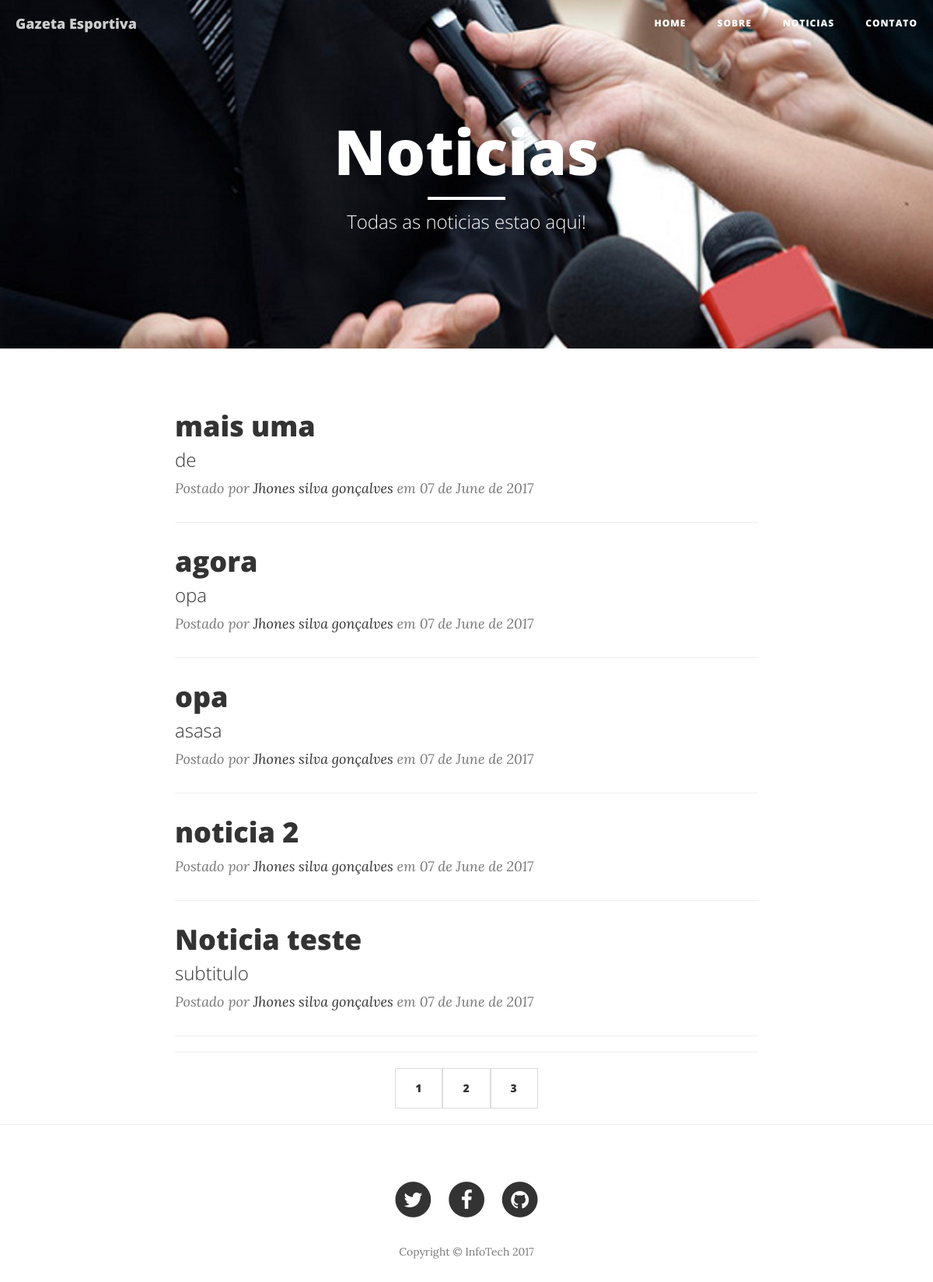
Screenshot of /templates/clean/noticias.php with the database file from the repository.
### tables this page shows
CREATE TABLE `config` (
  `id` int(10) NOT NULL,
  `nome` varchar(150) DEFAULT NULL,
  `base_url` varchar(255) DEFAULT NULL,
  `facebook` varchar(255) DEFAULT NULL,
  `twitter` varchar(255) DEFAULT NULL,
  `linkedin` varchar(255) DEFAULT NULL,
  `nomeDaEmpresa` varchar(255) DEFAULT NULL,
  `sobre` longtext
);

CREATE TABLE `noticias` (
  `id` int(10) NOT NULL,
  `titulo` varchar(150) DEFAULT NULL,
  `subTitulo` varchar(150) DEFAULT NULL,
  `corpo` longtext,
  `data` datetime DEFAULT NULL,
  `nome` varchar(150) DEFAULT NULL
);

### templates/clean/noticias.php (the view, shortened to what this page needs)
<?php
require "../../banco/conecta.php";
$qtd = 5;
$sql = "SELECT COUNT(*) AS c FROM noticias";
$sql = mysqli_query($conecta, $sql);
$sql = mysqli_fetch_assoc($sql);
$total =  $sql['c'];
$paginas = $total / $qtd;
$pg = 1;
$p = ($pg - 1) * $qtd;
$sql = "SELECT * FROM noticias ORDER BY data DESC LIMIT $p, $qtd";
$retorno = mysqli_query($conecta, $sql);
?>
    <?php include("includes/cabecalho.php") ?>
    <header class="intro-header" style="background-image: url('img/jornalismo-c.jpg')">
        <div class="container">
            <div class="row">
                <div class="col-lg-8 col-lg-offset-2 col-md-10 col-md-offset-1">
                    <div class="site-heading">
                        <h1>Noticias</h1>
                        <hr class="small">
                        <span class="subheading">Todas as noticias estao aqui!</span>
                    </div>
                </div>
            </div>
        </div>
    </header>
    <div class="container">
        <div class="row">
            <div class="col-lg-8 col-lg-offset-2 col-md-10 col-md-offset-1">
            <?php foreach ($retorno as $noticia) : ?>
                <div class="post-preview">
                    <a href="post.php?id=<?=$noticia['id']?>">
                        <h2 class="post-title">
                            <?= $noticia['titulo']?>
                        </h2>
                        <h3 class="post-subtitle">
                            <?= $noticia['subTitulo']?>
                        </h3>
                    </a>
                    <p class="post-meta">Postado por <a href="#"><?=$noticia['nome']?></a> em <?= strftime(' %d de %B de %Y', strtotime($noticia['data']))?></p>
                </div>
                <hr>
            <?php endforeach ?>
                <hr>
                <ul class="pager">
                    <li >
                       <?php
                        for($q = 0; $q < $paginas; $q++){
                            echo '<a href="noticias.php?p='.($q+1).'"> '.($q+1).'</a>';
                        }
                       ?>
                    </li>
                </ul>
            </div>
        </div>
    </div>
    <hr>
    <?php include("includes/rodape.php") ?>

### templates/clean/includes/cabecalho.php (shortened to what this page needs)
<?php
$query = "SELECT * FROM config";
$resultado = mysqli_query($conecta, $query);
$resultado = mysqli_fetch_assoc($resultado);
?>
<!DOCTYPE html>
<html lang="en">
<head>
    <link href="vendor/bootstrap/css/bootstrap.min.css" rel="stylesheet">
    <link href="css/clean-blog.min.css" rel="stylesheet">
    <link href="vendor/font-awesome/css/font-awesome.min.css" rel="stylesheet" type="text/css">
</head>
<body>
    <nav class="navbar navbar-default navbar-custom navbar-fixed-top">
        <div class="container-fluid">
            <div class="navbar-header page-scroll">
                <a class="navbar-brand" href="index.php"><?=$resultado['nome']?></a>
            </div>
            <div class="collapse navbar-collapse" id="bs-example-navbar-collapse-1">
                <ul class="nav navbar-nav navbar-right">
                    <li>
                        <a href="index.php">Home</a>
                    </li>
                    <li>
                        <a href="about.php">Sobre</a>
                    </li>
                    <li>
                        <a href="noticias.php">Noticias</a>
                    </li>
                    <li>
                        <a href="contact.php">Contato</a>
                    </li>
                </ul>
            </div>
        </div>
    </nav>

### templates/clean/includes/rodape.php (shortened to what this page needs)
    <footer>
        <div class="container">
            <div class="row">
                <div class="col-lg-8 col-lg-offset-2 col-md-10 col-md-offset-1">
                    <ul class="list-inline text-center">
                        <li>
                            <a href="<?=$resultado['twitter']?>" target="_blank">
                                <span class="fa-stack fa-lg">
                                    <i class="fa fa-circle fa-stack-2x"></i>
                                    <i class="fa fa-twitter fa-stack-1x fa-inverse"></i>
                                </span>
                            </a>
                        </li>
                        <li>
                            <a href="<?=$resultado['facebook']?>" target="_blank">
                                <span class="fa-stack fa-lg">
                                    <i class="fa fa-circle fa-stack-2x"></i>
                                    <i class="fa fa-facebook fa-stack-1x fa-inverse"></i>
                                </span>
                            </a>
                        </li>
                        <li>
                            <a href="<?=$resultado['linkedin']?>" target="_blank">
                                <span class="fa-stack fa-lg">
                                    <i class="fa fa-circle fa-stack-2x"></i>
                                    <i class="fa fa-github fa-stack-1x fa-inverse"></i>
                                </span>
                            </a>
                        </li>
                    </ul>
                    <p class="copyright text-muted">Copyright &copy; <?=$resultado['nomeDaEmpresa']?> 2017</p>
                </div>
            </div>
        </div>
    </footer>
</body>
</html>

### rows the page displays
config: nome "Gazeta Esportiva", nomeDaEmpresa "InfoTech"
noticias: titulo "mais uma", subTitulo "de", nome "Jhones silva gonçalves", data "07 de June de 2017"
noticias: titulo "agora", subTitulo "opa", nome "Jhones silva gonçalves", data "07 de June de 2017"
noticias: titulo "opa", subTitulo "asasa", nome "Jhones silva gonçalves", data "07 de June de 2017"
noticias: titulo "noticia 2", nome "Jhones silva gonçalves", data "07 de June de 2017"
noticias: titulo "Noticia teste", subTitulo "subtitulo", nome "Jhones silva gonçalves", data "07 de June de 2017"
